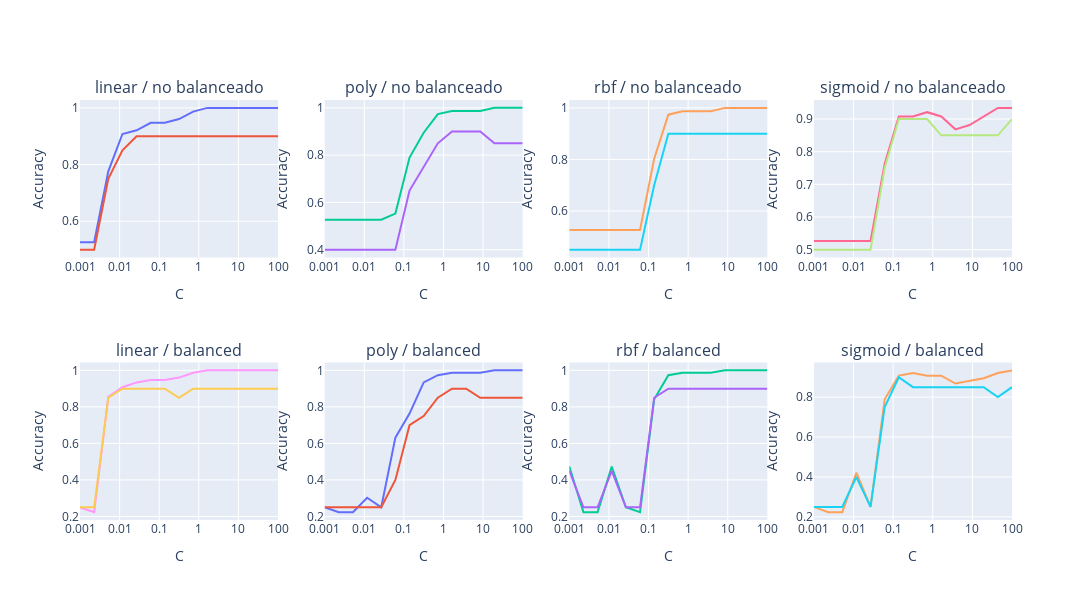

Notebook cell for this chart:
### Markdown cell above
### Support Vector Machine (SVR)

### Code cell
C_vals = np.logspace(-3, 2, 15)
kernels = ['linear', 'poly', 'rbf', 'sigmoid']
cw_opts = [None, 'balanced']
titles = [f'{k} / {cw or "no balanceado"}' for cw in cw_opts for k in kernels]

f = make_subplots(rows=2, cols=4, subplot_titles=titles)

for r, cw in enumerate(cw_opts, 1):
    for c, k in enumerate(kernels, 1):
        res = [((m := SVC(kernel=k, C=cv, random_state=42, class_weight=cw, tol=1e-4).fit(X_train_scaled, y_train)).score(X_train_scaled, y_train), m.score(X_val_scaled, y_val)) for cv in C_vals]
        f.add_trace(go.Scatter(x=C_vals, y=[t for t,_ in res], mode='lines', name=f'train_{k}_{cw}'), r, c)
        f.add_trace(go.Scatter(x=C_vals, y=[u for _,u in res], mode='lines', name=f'test_{k}_{cw}'), r, c)

f.update_xaxes(type='log', title='C')
f.update_yaxes(title='Accuracy')
f.update_layout(height=600, width=1100, showlegend=False)
f.show()

### Figure 1 — Plotly figure (JSON) as saved in the notebook; plotly's stock layout.template omitted (floating-point values rounded to 4 significant figures)
{"data": [{"mode": "lines", "name": "train_linear_None", "type": "scatter", "x": [0.001, 0.002276, 0.005179, 0.01179, 0.02683, 0.06105, 0.1389, 0.3162, 0.7197, 1.638, 3.728, 8.483, 19.31, 43.94, 100.0], "xaxis": "x", "y": [0.5263, 0.5263, 0.7763, 0.9079, 0.9211, 0.9474, 0.9474, 0.9605, 0.9868, 1, 1, 1, 1, 1, 1], "yaxis": "y"}, {"mode": "lines", "name": "test_linear_None", "type": "scatter", "x": [0.001, 0.002276, 0.005179, 0.01179, 0.02683, 0.06105, 0.1389, 0.3162, 0.7197, 1.638, 3.728, 8.483, 19.31, 43.94, 100.0], "xaxis": "x", "y": [0.5, 0.5, 0.75, 0.85, 0.9, 0.9, 0.9, 0.9, 0.9, 0.9, 0.9, 0.9, 0.9, 0.9, 0.9], "yaxis": "y"}, {"mode": "lines", "name": "train_poly_None", "type": "scatter", "x": [0.001, 0.002276, 0.005179, 0.01179, 0.02683, 0.06105, 0.1389, 0.3162, 0.7197, 1.638, 3.728, 8.483, 19.31, 43.94, 100.0], "xaxis": "x2", "y": [0.5263, 0.5263, 0.5263, 0.5263, 0.5263, 0.5526, 0.7895, 0.8947, 0.9737, 0.9868, 0.9868, 0.9868, 1, 1, 1], "yaxis": "y2"}, {"mode": "lines", "name": "test_poly_None", "type": "scatter", "x": [0.001, 0.002276, 0.005179, 0.01179, 0.02683, 0.06105, 0.1389, 0.3162, 0.7197, 1.638, 3.728, 8.483, 19.31, 43.94, 100.0], "xaxis": "x2", "y": [0.4, 0.4, 0.4, 0.4, 0.4, 0.4, 0.65, 0.75, 0.85, 0.9, 0.9, 0.9, 0.85, 0.85, 0.85], "yaxis": "y2"}, {"mode": "lines", "name": "train_rbf_None", "type": "scatter", "x": [0.001, 0.002276, 0.005179, 0.01179, 0.02683, 0.06105, 0.1389, 0.3162, 0.7197, 1.638, 3.728, 8.483, 19.31, 43.94, 100.0], "xaxis": "x3", "y": [0.5263, 0.5263, 0.5263, 0.5263, 0.5263, 0.5263, 0.8026, 0.9737, 0.9868, 0.9868, 0.9868, 1, 1, 1, 1], "yaxis": "y3"}, {"mode": "lines", "name": "test_rbf_None", "type": "scatter", "x": [0.001, 0.002276, 0.005179, 0.01179, 0.02683, 0.06105, 0.1389, 0.3162, 0.7197, 1.638, 3.728, 8.483, 19.31, 43.94, 100.0], "xaxis": "x3", "y": [0.45, 0.45, 0.45, 0.45, 0.45, 0.45, 0.7, 0.9, 0.9, 0.9, 0.9, 0.9, 0.9, 0.9, 0.9], "yaxis": "y3"}, {"mode": "lines", "name": "train_sigmoid_None", "type": "scatter", "x": [0.001, 0.002276, 0.005179, 0.01179, 0.02683, 0.06105, 0.1389, 0.3162, 0.7197, 1.638, 3.728, 8.483, 19.31, 43.94, 100.0], "xaxis": "x4", "y": [0.5263, 0.5263, 0.5263, 0.5263, 0.5263, 0.7632, 0.9079, 0.9079, 0.9211, 0.9079, 0.8684, 0.8816, 0.9079, 0.9342, 0.9342], "yaxis": "y4"}, {"mode": "lines", "name": "test_sigmoid_None", "type": "scatter", "x": [0.001, 0.002276, 0.005179, 0.01179, 0.02683, 0.06105, 0.1389, 0.3162, 0.7197, 1.638, 3.728, 8.483, 19.31, 43.94, 100.0], "xaxis": "x4", "y": [0.5, 0.5, 0.5, 0.5, 0.5, 0.75, 0.9, 0.9, 0.9, 0.85, 0.85, 0.85, 0.85, 0.85, 0.9], "yaxis": "y4"}, {"mode": "lines", "name": "train_linear_balanced", "type": "scatter", "x": [0.001, 0.002276, 0.005179, 0.01179, 0.02683, 0.06105, 0.1389, 0.3162, 0.7197, 1.638, 3.728, 8.483, 19.31, 43.94, 100.0], "xaxis": "x5", "y": [0.25, 0.2237, 0.8553, 0.9079, 0.9342, 0.9474, 0.9474, 0.9605, 0.9868, 1, 1, 1, 1, 1, 1], "yaxis": "y5"}, {"mode": "lines", "name": "test_linear_balanced", "type": "scatter", "x": [0.001, 0.002276, 0.005179, 0.01179, 0.02683, 0.06105, 0.1389, 0.3162, 0.7197, 1.638, 3.728, 8.483, 19.31, 43.94, 100.0], "xaxis": "x5", "y": [0.25, 0.25, 0.85, 0.9, 0.9, 0.9, 0.9, 0.85, 0.9, 0.9, 0.9, 0.9, 0.9, 0.9, 0.9], "yaxis": "y5"}, {"mode": "lines", "name": "train_poly_balanced", "type": "scatter", "x": [0.001, 0.002276, 0.005179, 0.01179, 0.02683, 0.06105, 0.1389, 0.3162, 0.7197, 1.638, 3.728, 8.483, 19.31, 43.94, 100.0], "xaxis": "x6", "y": [0.25, 0.2237, 0.2237, 0.3026, 0.25, 0.6316, 0.7632, 0.9342, 0.9737, 0.9868, 0.9868, 0.9868, 1, 1, 1], "yaxis": "y6"}, {"mode": "lines", "name": "test_poly_balanced", "type": "scatter", "x": [0.001, 0.002276, 0.005179, 0.01179, 0.02683, 0.06105, 0.1389, 0.3162, 0.7197, 1.638, 3.728, 8.483, 19.31, 43.94, 100.0], "xaxis": "x6", "y": [0.25, 0.25, 0.25, 0.25, 0.25, 0.4, 0.7, 0.75, 0.85, 0.9, 0.9, 0.85, 0.85, 0.85, 0.85], "yaxis": "y6"}, {"mode": "lines", "name": "train_rbf_balanced", "type": "scatter", "x": [0.001, 0.002276, 0.005179, 0.01179, 0.02683, 0.06105, 0.1389, 0.3162, 0.7197, 1.638, 3.728, 8.483, 19.31, 43.94, 100.0], "xaxis": "x7", "y": [0.4737, 0.2237, 0.2237, 0.4737, 0.25, 0.2237, 0.8421, 0.9737, 0.9868, 0.9868, 0.9868, 1, 1, 1, 1], "yaxis": "y7"}, {"mode": "lines", "name": "test_rbf_balanced", "type": "scatter", "x": [0.001, 0.002276, 0.005179, 0.01179, 0.02683, 0.06105, 0.1389, 0.3162, 0.7197, 1.638, 3.728, 8.483, 19.31, 43.94, 100.0], "xaxis": "x7", "y": [0.45, 0.25, 0.25, 0.45, 0.25, 0.25, 0.85, 0.9, 0.9, 0.9, 0.9, 0.9, 0.9, 0.9, 0.9], "yaxis": "y7"}, {"mode": "lines", "name": "train_sigmoid_balanced", "type": "scatter", "x": [0.001, 0.002276, 0.005179, 0.01179, 0.02683, 0.06105, 0.1389, 0.3162, 0.7197, 1.638, 3.728, 8.483, 19.31, 43.94, 100.0], "xaxis": "x8", "y": [0.25, 0.2237, 0.2237, 0.4211, 0.25, 0.7895, 0.9079, 0.9211, 0.9079, 0.9079, 0.8684, 0.8816, 0.8947, 0.9211, 0.9342], "yaxis": "y8"}, {"mode": "lines", "name": "test_sigmoid_balanced", "type": "scatter", "x": [0.001, 0.002276, 0.005179, 0.01179, 0.02683, 0.06105, 0.1389, 0.3162, 0.7197, 1.638, 3.728, 8.483, 19.31, 43.94, 100.0], "xaxis": "x8", "y": [0.25, 0.25, 0.25, 0.4, 0.25, 0.75, 0.9, 0.85, 0.85, 0.85, 0.85, 0.85, 0.85, 0.8, 0.85], "yaxis": "y8"}], "layout": {"annotations": [{"font": {"size": 16}, "showarrow": false, "text": "linear / no balanceado", "x": 0.1062, "xanchor": "center", "xref": "paper", "y": 1, "yanchor": "bottom", "yref": "paper"}, {"font": {"size": 16}, "showarrow": false, "text": "poly / no balanceado", "x": 0.3688, "xanchor": "center", "xref": "paper", "y": 1, "yanchor": "bottom", "yref": "paper"}, {"font": {"size": 16}, "showarrow": false, "text": "rbf / no balanceado", "x": 0.6313, "xanchor": "center", "xref": "paper", "y": 1, "yanchor": "bottom", "yref": "paper"}, {"font": {"size": 16}, "showarrow": false, "text": "sigmoid / no balanceado", "x": 0.8938, "xanchor": "center", "xref": "paper", "y": 1, "yanchor": "bottom", "yref": "paper"}, {"font": {"size": 16}, "showarrow": false, "text": "linear / balanced", "x": 0.1062, "xanchor": "center", "xref": "paper", "y": 0.375, "yanchor": "bottom", "yref": "paper"}, {"font": {"size": 16}, "showarrow": false, "text": "poly / balanced", "x": 0.3688, "xanchor": "center", "xref": "paper", "y": 0.375, "yanchor": "bottom", "yref": "paper"}, {"font": {"size": 16}, "showarrow": false, "text": "rbf / balanced", "x": 0.6313, "xanchor": "center", "xref": "paper", "y": 0.375, "yanchor": "bottom", "yref": "paper"}, {"font": {"size": 16}, "showarrow": false, "text": "sigmoid / balanced", "x": 0.8938, "xanchor": "center", "xref": "paper", "y": 0.375, "yanchor": "bottom", "yref": "paper"}], "height": 600, "showlegend": false, "width": 1100, "xaxis": {"anchor": "y", "domain": [0, 0.2125], "title": {"text": "C"}, "type": "log"}, "xaxis2": {"anchor": "y2", "domain": [0.2625, 0.475], "title": {"text": "C"}, "type": "log"}, "xaxis3": {"anchor": "y3", "domain": [0.525, 0.7375], "title": {"text": "C"}, "type": "log"}, "xaxis4": {"anchor": "y4", "domain": [0.7875, 1], "title": {"text": "C"}, "type": "log"}, "xaxis5": {"anchor": "y5", "domain": [0, 0.2125], "title": {"text": "C"}, "type": "log"}, "xaxis6": {"anchor": "y6", "domain": [0.2625, 0.475], "title": {"text": "C"}, "type": "log"}, "xaxis7": {"anchor": "y7", "domain": [0.525, 0.7375], "title": {"text": "C"}, "type": "log"}, "xaxis8": {"anchor": "y8", "domain": [0.7875, 1], "title": {"text": "C"}, "type": "log"}, "yaxis": {"anchor": "x", "domain": [0.625, 1], "title": {"text": "Accuracy"}}, "yaxis2": {"anchor": "x2", "domain": [0.625, 1], "title": {"text": "Accuracy"}}, "yaxis3": {"anchor": "x3", "domain": [0.625, 1], "title": {"text": "Accuracy"}}, "yaxis4": {"anchor": "x4", "domain": [0.625, 1], "title": {"text": "Accuracy"}}, "yaxis5": {"anchor": "x5", "domain": [0, 0.375], "title": {"text": "Accuracy"}}, "yaxis6": {"anchor": "x6", "domain": [0, 0.375], "title": {"text": "Accuracy"}}, "yaxis7": {"anchor": "x7", "domain": [0, 0.375], "title": {"text": "Accuracy"}}, "yaxis8": {"anchor": "x8", "domain": [0, 0.375], "title": {"text": "Accuracy"}}}}
